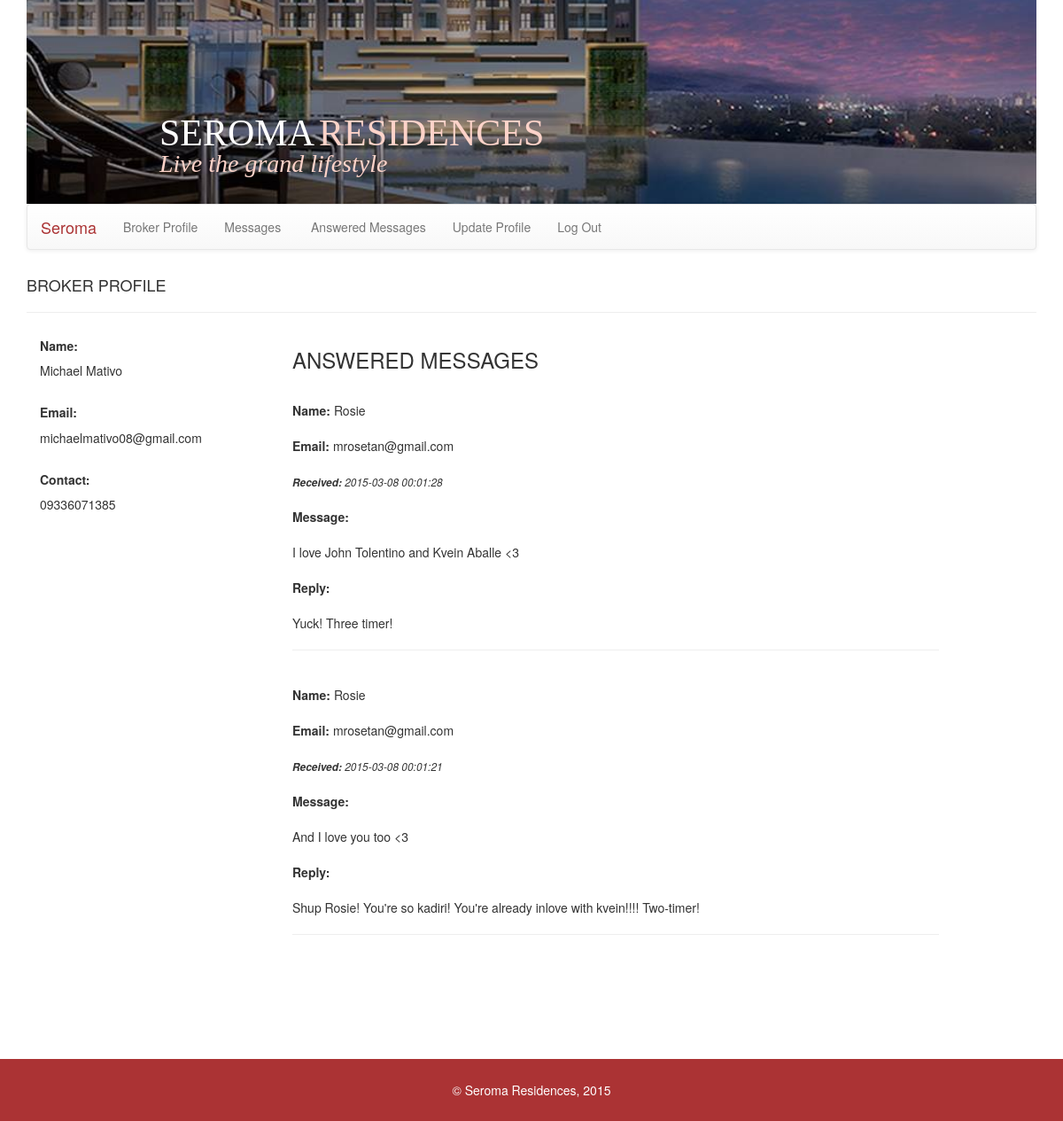
Before: /broker?p=brokeransmsg (signed in) with the older database file.
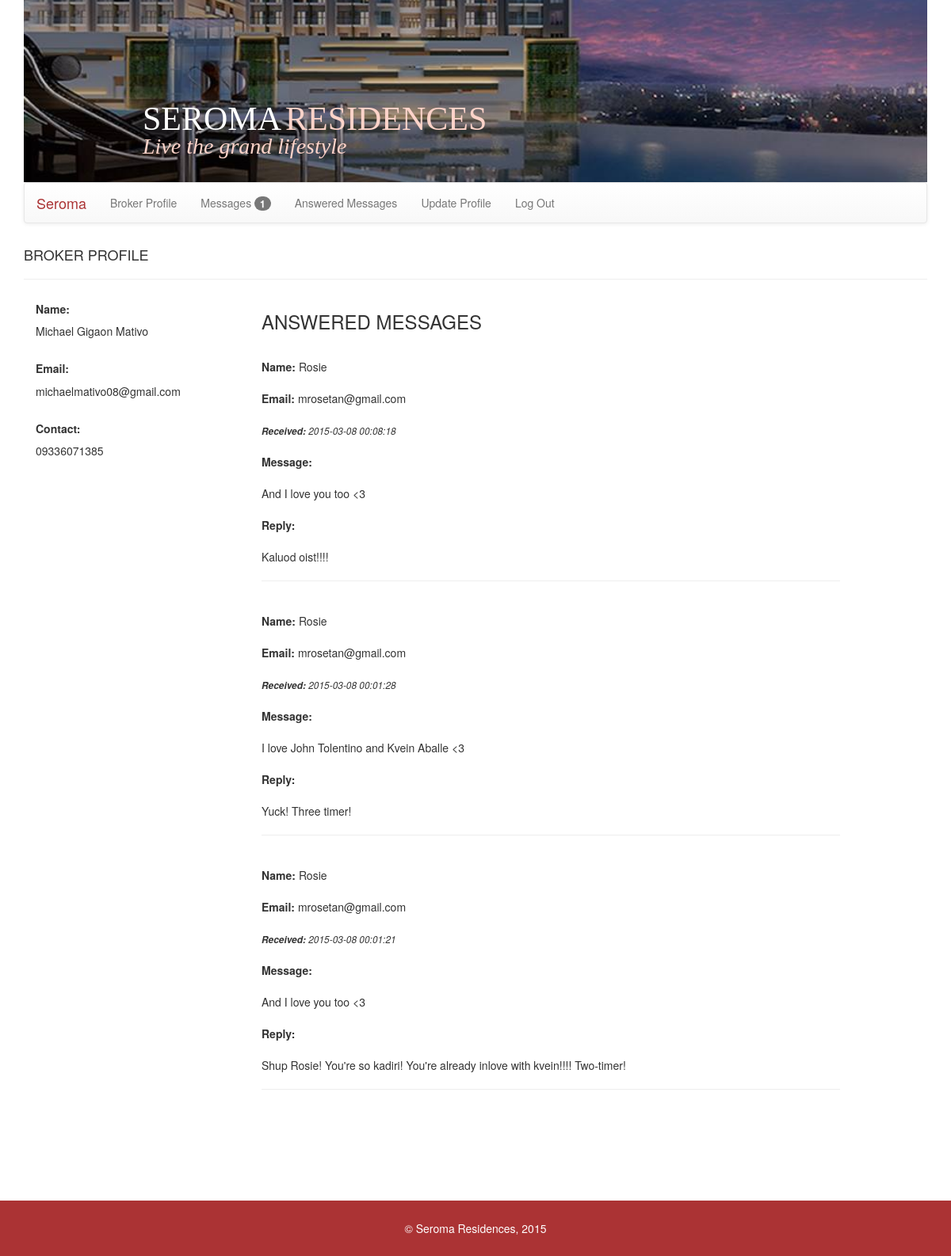
After: the same page with the newer database file.
### tables this page shows
CREATE TABLE IF NOT EXISTS `users` (
`id` int(11) NOT NULL,
  `username` varchar(255) NOT NULL,
  `password` varchar(255) NOT NULL,
  `name` varchar(255) NOT NULL,
  `contact` varchar(255) NOT NULL,
  `email` varchar(255) NOT NULL,
  `status` smallint(6) NOT NULL
);

CREATE TABLE IF NOT EXISTS `messages` (
`messageid` int(11) NOT NULL,
  `sender` varchar(256) NOT NULL,
  `senderemail` varchar(256) NOT NULL,
  `timestamp` timestamp NOT NULL DEFAULT CURRENT_TIMESTAMP ON UPDATE CURRENT_TIMESTAMP,
  `recipient` smallint(6) NOT NULL,
  `message` varchar(500) NOT NULL,
  `viewed` int(11) NOT NULL,
  `reply` varchar(500) NOT NULL,
  `replytimestamp` varchar(50) NOT NULL,
  `messagestatus` smallint(6) NOT NULL
);

### db.php (called while the page is built, shortened)
<?php
	function site_db()
	{
		try
		{
			return new PDO('mysql:host=localhost;dbname=seroma','root','');
		}
		catch(PDOException $ex)
		{
			echo "Connection Error: ", $ex->getMessage();
		}
	}
	function view_broker_profile($userid)
	{
		$db = site_db();
		$sql = "select * from users where id = ?";
		$st = $db->prepare($sql);
		$st->execute(array($userid));
		$row = $st->fetch();
		return $row;
	}
   function get_broker_replied_msgs($id){
		$db = site_db();
		$sql = "select * from messages where recipient=? and messagestatus = ? order by timestamp desc";
		$st = $db->prepare($sql);
		$st->execute(array($id, 1));
		$rows = $st->fetchAll();
		return $rows;
   }
   function count_new_msg($userid){
    $db = site_db();
    $sql = "select count(viewed) from messages where recipient=? and viewed=?";
    $st = $db->prepare($sql);
    $st->execute(array($userid, 0));
    $rows = $st->fetchColumn();
    if($rows == 0)
       return false;
    else
       return $rows;
   }

### broker/brokeransmsg.php (the view, shortened to what this page needs)
<?php
	$viewbrokerprofile = view_broker_profile($_SESSION['userid']);
	$id = $_SESSION['userid'];
	$getbrokerrepliedmsgs = get_broker_replied_msgs($id);
?>
<!DOCTYPE html>
<head><title>Answered Messages</title></head>
<html>
	<body>
    <h4>BROKER PROFILE</h4><hr/>
		<div class = "col-md-3">
				<div>
					<h5><b>Name:</b></h5>
					<?php echo htmlentities($viewbrokerprofile['name']);?>
				</div><br/>
				<div>
					<h5><b>Email:</b></h5>
					<?php echo htmlentities($viewbrokerprofile['email']);?>
				</div><br/>
				<div>
					<h5><b>Contact:</b></h5>
					<?php echo htmlentities($viewbrokerprofile['contact']);?>
				</div>
		</div>
		<div class = "col-md-8">
		    <h3 class = "pull-left">ANSWERED MESSAGES</h3>
			<br /><br /><br /><br />
			<?php foreach($getbrokerrepliedmsgs as $m): ?>
				<b>Name:</b> <?php echo htmlentities($m['sender']); ?><br><br>
				<b>Email:</b> <?php echo htmlentities($m['senderemail']); ?><br><br>
				<small><em><b>Received: </b><?php echo htmlentities($m['timestamp']); ?></em></small><br><br>
				<b>Message:</b><br><br> <?php echo htmlentities($m['message']); ?><br><br>
				<b>Reply:</b> <br><br><?php echo htmlentities($m['reply']); ?><br>
				<hr><br>
			<?php endforeach; ?>
		</div>
	</body>
</html>

### broker/index.php (shortened to what this page needs)
<?php
	include "../db.php";
	if($_SESSION['isloginbroker'] == true || $_SESSION['isloginadmin'] == true)
	{
		$page = isset($_GET['p']) ? $_GET['p'] : 'broker';
		$id = $_SESSION['userid'];
		$countnewmsg = count_new_msg($id);
		$content = $page.".php";
	}
	else
	{
		header('Location:../');
	}
?>
<!DOCTYPE html>
<html>
	<head>
	<link rel="stylesheet" href="../bootstrap/css/bootstrap.min.css">
	<link rel="stylesheet" href="../bootstrap/css/bootstrap-theme.min.css">
	</head>
	<body>
		<div class = "container">
			<div class = "header">
				<span class = "color1">SEROMA</span><span class = "color2">RESIDENCES</span> <br/>
				<span class = "lowerheader color2">Live the grand lifestyle</span>
			</div>
			<nav class = "navbar navbar-default">
				<div class = "container-fluid">
					<div class="navbar-header">
						<a class="navbar-brand" href="#" style = "color: #AB3334;">Seroma</a>
					</div>
					<div class="collapse navbar-collapse" id="myNavbar">
						<ul class="nav navbar-nav">
						  <li><a href = "?p=broker">Broker Profile</a></li>
						  <li><a href = "?p=brokermsg">Messages&nbsp;<?php if($countnewmsg != false){ ?><span class = "badge"><?php echo htmlentities($countnewmsg);?></span> <?php } ?> </a></li>
						  <li><a href = "?p=brokeransmsg">Answered Messages</a></li>
						  <li><a href = "?p=updbroker">Update Profile</a></li>
						  <li><a href = "?l=true">Log Out</a></li>
						</ul>
					</div>
				</div>
			</nav>
			<div class = "main-content">
				<br/>
				<?php include_once($content); ?>
			</div>
		</div>
    <div class="footer">
        &copy; Seroma Residences, 2015
     </div>
	</body>
</html>

Changed rows visible on the page:
changed users "michaelmativo08@gmail.com": name "Michael Mativo" → "Michael Gigaon Mativo"
now on this page (row edited): messages: sender "Rosie", senderemail "mrosetan@gmail.com", timestamp "2015-03-08 00:08:18", message "And I love you too <3", reply "Kaluod oist!!!!"
Other visible differences:
$countnewmsg: (not shown) → "1"
